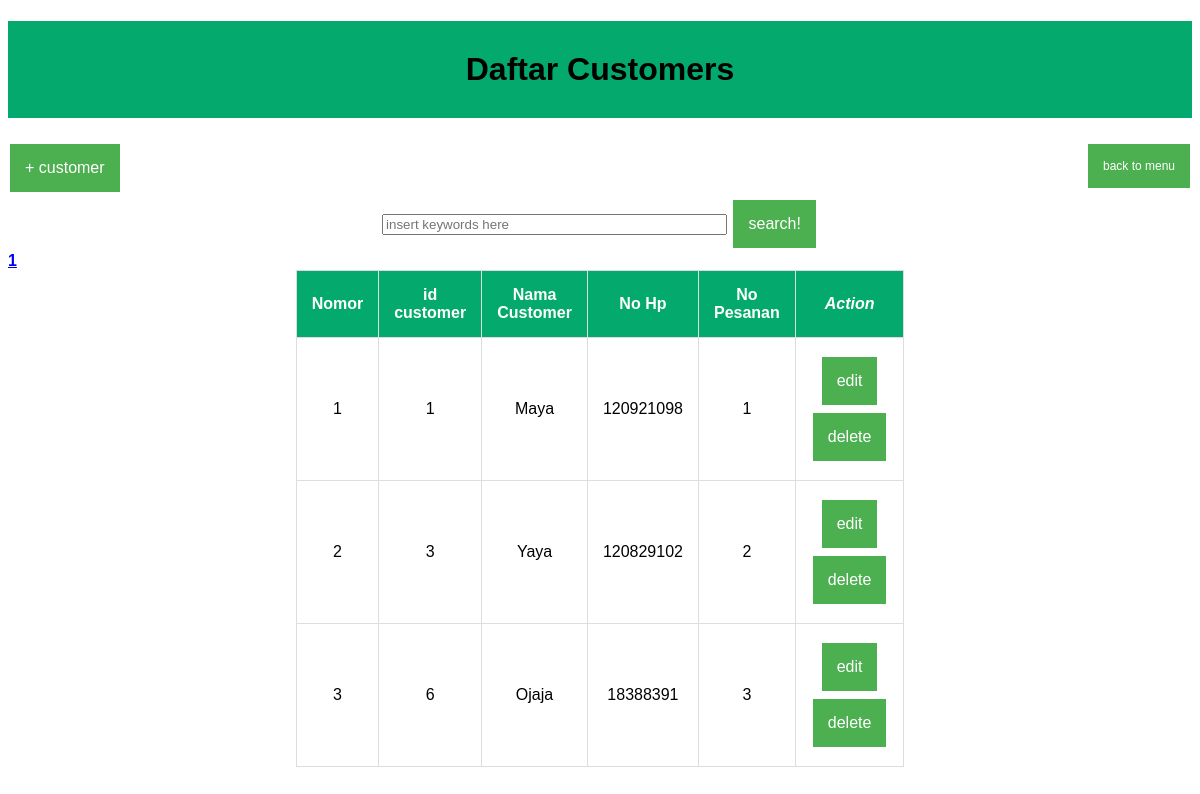
/cust.php (signed in), run on the app's committed database.
### tables this page shows
CREATE TABLE `customer` (
  `id_customer` int(10) NOT NULL,
  `nama_customer` varchar(20) NOT NULL,
  `no_hp` int(20) NOT NULL,
  `no_pesanan` int(20) NOT NULL
);

### functions.php (called while the page is built, shortened)
<?php
$conn = mysqli_connect("localhost","root", "","sirestoran");
function query($query) {
  global $conn;
  $result = mysqli_query($conn, $query);
  $rows = [];
  while ($row = mysqli_fetch_assoc($result)) {
    $rows[] = $row;
  }
  return $rows;
}
?>

### cust.php (the view, shortened to what this page needs)
<?php
require 'functions.php';
$jumlahdataperhalaman = 6;
$jumlahdata = count(query("SELECT * FROM customer"));
$jumlahhalaman = ceil($jumlahdata / $jumlahdataperhalaman);
$halamanaktif = (isset ($_GET["halaman"]) ) ? $_GET["halaman"] : 1 ;
$awaldata = ($jumlahdataperhalaman * $halamanaktif ) - $jumlahdataperhalaman;
$customer = query("SELECT * FROM customer LIMIT $awaldata, $jumlahdataperhalaman");
 ?>
<!DOCTYPE html>
<html lang="en">
<head>
    <link rel="stylesheet" href="style-home.css">
    <link rel="stylesheet" href="read.css">
</head>
<body>
<div class="container3">
<h1>Daftar Customers</h1>
<a  href="home.html" class ="button1"> back to menu </a>
    <a href="tambahcust.php" class = "button"> + customer </a>
    <form align="center" action="" method="post">
        <input type="text" name="keywordcust" size="40" autofocus placeholder="insert keywords here" autocomplete="off">
        <button  type="submit" class="button" name="searchcust">search!</button>
        <br>
    </form>
    <?php for($i=1; $i<=$jumlahhalaman; $i++) : ?>
        <?php if($i == $halamanaktif) : ?>
            <a href="?halaman= <?= $i;  ?>" style="font-weight :bold;
            "> <?= $i; ?> </a>
        <?php else : ?>
            <a href="?halaman= <?= $i;  ?>"> <?= $i; ?> </a>
        <?php endif; ?>
    <?php endfor; ?>
    <br>
    <table align="center" border="1">
        <tr>
            <th>Nomor</th>
            <th>id customer</th>
            <th>Nama Customer</th>
            <th>No Hp</th>
            <th>No Pesanan</th>
            <th><i>Action</i></th>
        </tr>
        <?php $i = 1; ?>
        <?php foreach ($customer as $row) : ?>
        <tr>
            <td><?= $i; ?></td>
            <td><?= $row["id_customer"] ?></td>
            <td> <?= $row["nama_customer"]; ?> </td>
            <td> <?= $row["no_hp"]; ?> </td>
            <td> <?= $row["no_pesanan"]; ?> </td>
            <td>
                  <a href="ubahcust.php?id_customer=<?= $row["id_customer"]; ?>"onclick="return confirm('apa anda yakin akan mengubah data customer?');" class = "button">edit</a>
                <a href="hapuscust.php?id_customer=<?= $row["id_customer"]; ?>"onclick="return confirm('apa anda yakin akan menghapus customer?');" class = "button">delete</a>
            </td>
        </tr>
        <?php $i++; ?>
        <?php endforeach; ?>
    </table>
</body>
<footer><br><br><br><br></footer>
</html>

### style-home.css (style rules this page uses)
body { font-family: 'Arial'; color: #000; }
.container3 h1 { background-color: #04AA6D; text-align: center; padding: 30px; font-family : Arial; }
.button { background-color: #4CAF50; border: none; color: white; padding: 15px 15px; text-align: center; text-decoration: none; display: inline-block; font-size: 12px; margin: 4px 2px; cursor: pointer; }
table, td, th { border: 1px solid #ddd; text-align: left; }
table { border-collapse: collapse; width: 100%; }
th, td { padding: 15px; }
th { background-color: #04AA6D; color: white; }
.button { background-color: #4CAF50; border: none; color: white; text-align: center; text-decoration: none; display: inline-block; font-size: 16px; margin: 4px 2px; cursor: pointer; }

### read.css (style rules this page uses)
.container3 h1 { background-color: #04AA6D; text-align: center; padding: 30px; font-family : Arial; }
.button { background-color: #4CAF50; border: none; color: white; padding: 15px 15px; text-align: center; text-decoration: none; display: inline-block; font-size: 12px; margin: 4px 2px; cursor: pointer; }
.button1 { background-color: #4CAF50; border: none; color: white; padding: 15px 15px; text-align: center; text-decoration: none; display: inline-block; font-size: 12px; margin: 4px 2px; cursor: pointer; float: right; }
table, td, th { border: 1px solid #ddd; text-align: center; }
table { border-collapse: collapse; width: 50%; }
th, td { padding: 15px; }
th { background-color: #04AA6D; color: white; }
.button { background-color: #4CAF50; border: none; color: white; text-align: center; text-decoration: none; display: inline-block; font-size: 16px; margin: 4px 2px; cursor: pointer; }

### data on the page
customer: id_customer "1", nama_customer "Maya", no_hp "120921098", no_pesanan "1"
customer: id_customer "3", nama_customer "Yaya", no_hp "120829102", no_pesanan "2"
customer: id_customer "6", nama_customer "Ojaja", no_hp "18388391", no_pesanan "3"
